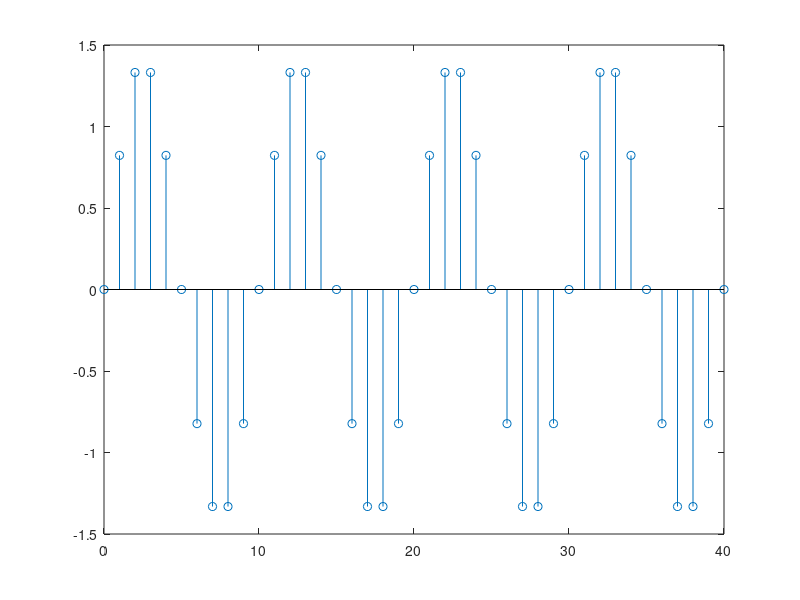

This figure's MATLAB source:
a=1.4;%amplitude
f=0.1;%frequency in hertz
dutycycle=4;%dutycycle of 4
n=0:1:dutycycle/f;%discrete time 
stem(n,a*sin(2*pi*f*n));%discrete time signal plotted